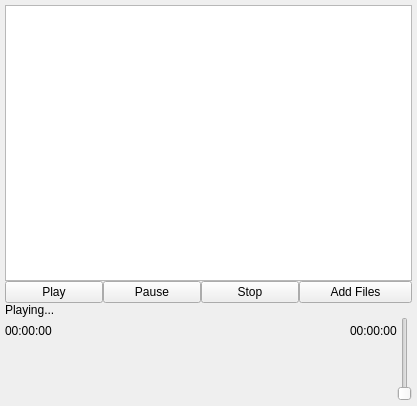
<?xml version="1.0" encoding="UTF-8"?>
<ui version="4.0">
 <class>MaPlaya2</class>
 <widget class="QWidget" name="MaPlaya2">
  <property name="geometry">
   <rect>
    <x>0</x>
    <y>0</y>
    <width>417</width>
    <height>406</height>
   </rect>
  </property>
  <property name="windowTitle">
   <string>Form</string>
  </property>
  <layout class="QGridLayout" name="gridLayout" rowstretch="1,0,0,0,0,0" columnstretch="0,0,0,0,0">
   <property name="leftMargin">
    <number>5</number>
   </property>
   <property name="topMargin">
    <number>5</number>
   </property>
   <property name="rightMargin">
    <number>5</number>
   </property>
   <property name="bottomMargin">
    <number>5</number>
   </property>
   <property name="spacing">
    <number>0</number>
   </property>
   <item row="3" column="0">
    <widget class="QLabel" name="labelTimeElapsed">
     <property name="text">
      <string>00:00:00</string>
     </property>
    </widget>
   </item>
   <item row="1" column="3" colspan="2">
    <widget class="QPushButton" name="buttonAddFiles">
     <property name="text">
      <string>Add Files</string>
     </property>
    </widget>
   </item>
   <item row="3" column="3" alignment="Qt::AlignRight">
    <widget class="QLabel" name="labelTimeTotal">
     <property name="text">
      <string>00:00:00</string>
     </property>
    </widget>
   </item>
   <item row="3" column="4" rowspan="3">
    <widget class="QSlider" name="sliderVolume">
     <property name="orientation">
      <enum>Qt::Vertical</enum>
     </property>
    </widget>
   </item>
   <item row="2" column="0">
    <widget class="QLabel" name="labelSongName">
     <property name="text">
      <string>Playing...</string>
     </property>
    </widget>
   </item>
   <item row="3" column="1" colspan="2">
    <spacer name="horizontalSpacer">
     <property name="orientation">
      <enum>Qt::Horizontal</enum>
     </property>
     <property name="sizeHint" stdset="0">
      <size>
       <width>40</width>
       <height>20</height>
      </size>
     </property>
    </spacer>
   </item>
   <item row="1" column="1">
    <widget class="QPushButton" name="buttonPause">
     <property name="text">
      <string>Pause</string>
     </property>
    </widget>
   </item>
   <item row="5" column="0" colspan="4">
    <spacer name="horizontalSpacer_2">
     <property name="orientation">
      <enum>Qt::Horizontal</enum>
     </property>
     <property name="sizeHint" stdset="0">
      <size>
       <width>40</width>
       <height>20</height>
      </size>
     </property>
    </spacer>
   </item>
   <item row="0" column="0" colspan="5">
    <widget class="QListView" name="listView">
     <property name="acceptDrops">
      <bool>true</bool>
     </property>
     <property name="editTriggers">
      <set>QAbstractItemView::NoEditTriggers</set>
     </property>
     <property name="dragEnabled">
      <bool>true</bool>
     </property>
     <property name="dragDropOverwriteMode">
      <bool>false</bool>
     </property>
     <property name="dragDropMode">
      <enum>QAbstractItemView::InternalMove</enum>
     </property>
     <property name="defaultDropAction">
      <enum>Qt::TargetMoveAction</enum>
     </property>
     <property name="selectionMode">
      <enum>QAbstractItemView::ExtendedSelection</enum>
     </property>
     <property name="textElideMode">
      <enum>Qt::ElideRight</enum>
     </property>
     <property name="movement">
      <enum>QListView::Free</enum>
     </property>
     <property name="viewMode">
      <enum>QListView::ListMode</enum>
     </property>
    </widget>
   </item>
   <item row="1" column="2">
    <widget class="QPushButton" name="buttonStop">
     <property name="text">
      <string>Stop</string>
     </property>
    </widget>
   </item>
   <item row="1" column="0">
    <widget class="QPushButton" name="buttonPlay">
     <property name="text">
      <string>Play</string>
     </property>
    </widget>
   </item>
   <item row="4" column="0" colspan="4">
    <widget class="CustomSlider" name="vsualTimeline" native="true"/>
   </item>
  </layout>
 </widget>
 <customwidgets>
  <customwidget>
   <class>CustomSlider</class>
   <extends>QWidget</extends>
   <header>customslider.h</header>
   <container>1</container>
  </customwidget>
 </customwidgets>
 <resources/>
 <connections/>
</ui>
